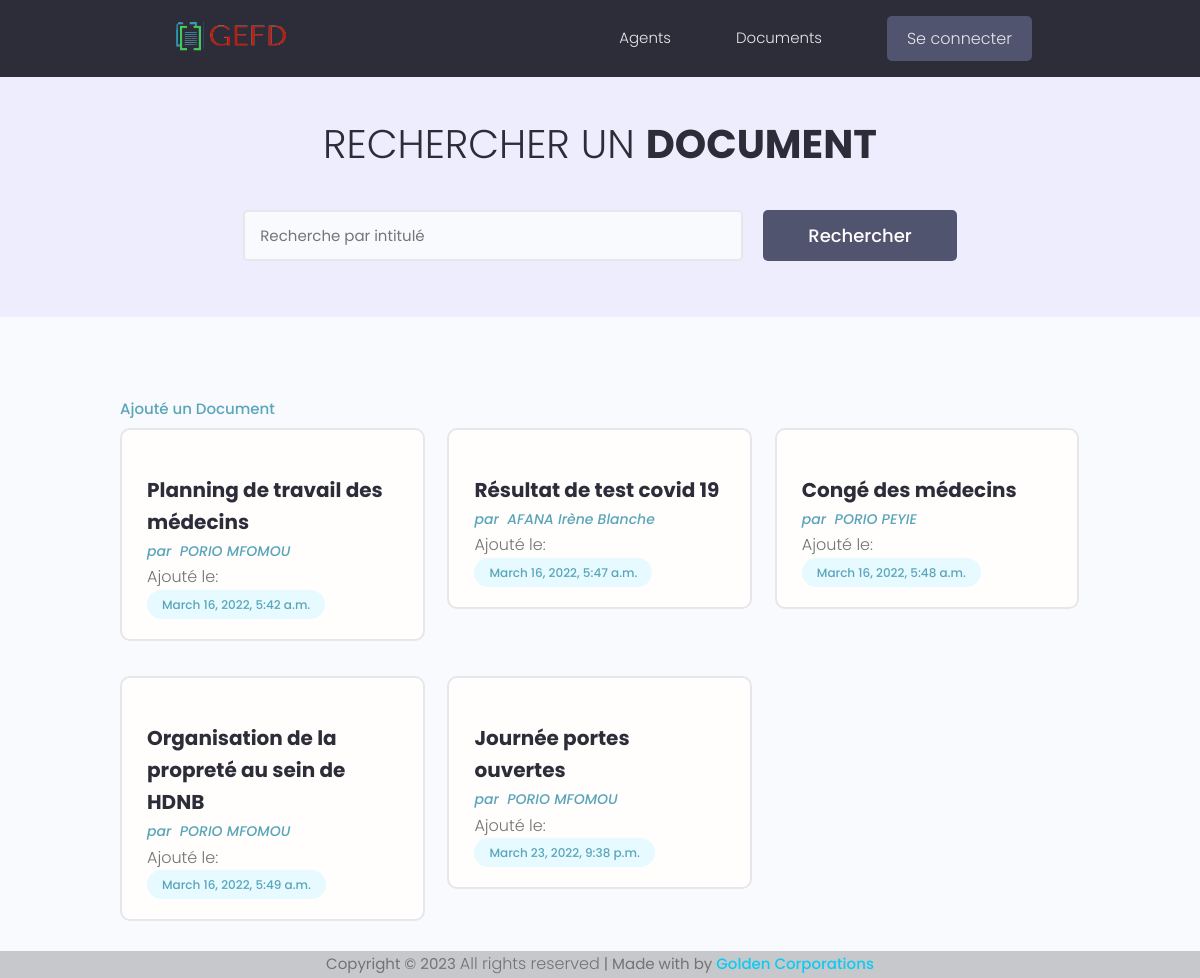
The app's page /docupload/documents/ with its own data.
### docupload/models.py (models this page shows, shortened)
class Document(models.Model):
    TYPE_CHOICES = (
        ('fichier','Fichier'),
        ('image','Image'),
        ('video','Video'),
    )
    libelleDoc = models.CharField(max_length=200)
    description = models.TextField(null=True, blank=True)
    typeDoc = models.CharField(choices=TYPE_CHOICES, default='fichier',max_length=10)
    docUpload = models.FileField(upload_to='')
    createdDate = models.DateTimeField(auto_now_add=True)
    updatedDate = models.DateTimeField(auto_now=True)
    categorie = models.ForeignKey(Categorie, on_delete=models.CASCADE)
    operator = models.ForeignKey(Profile, null=True, blank=True, on_delete=models.SET_NULL)
    id = models.UUIDField(default=uuid.uuid4, unique=True, primary_key=True, editable=False)

### users/models.py (models this page shows, shortened)
class Profile(models.Model):
    user = models.OneToOneField(User, on_delete=models.CASCADE, null=True, blank=True)
    service = models.ForeignKey(Service, on_delete=models.CASCADE, null=True, blank=True)
    name = models.CharField(max_length=200, null=True, blank=True)
    username = models.CharField(max_length=200, null=True, blank=True)
    email = models.EmailField(max_length=500, null=True, blank=True)
    profile_image = models.ImageField(null=True, blank=True, upload_to='profiles/', default="profiles/user-default.png")
    adresse = models.CharField(max_length=200, null=True, blank=True)
    telephone = models.IntegerField(null=True, blank=True)
    fonction = models.CharField(max_length=200, null=True, blank=True)
    social_facebook = models.CharField(max_length=200, null=True, blank=True)
    social_linkedin = models.CharField(max_length=200, null=True, blank=True)
    social_twitter = models.CharField(max_length=200, null=True, blank=True)
    social_youtube = models.CharField(max_length=200, null=True, blank=True)
    social_instagram = models.CharField(max_length=200, null=True, blank=True)
    createdDate = models.DateTimeField(auto_now_add=True)
    updatedDate = models.DateTimeField(auto_now=True)
    id = models.UUIDField(default=uuid.uuid4, unique=True, primary_key=True, editable=False)

### docupload/views.py (the view)
# urls.py: path('documents/', views.documents, name="documents"),
def documents (request):
    search_query = ''
    if request.GET.get('mot_cle'):
        search_query = request.GET.get('mot_cle')
    documents = Document.objects.filter(
        Q(libelleDoc__icontains=search_query) |
        Q(description__icontains=search_query) |
        Q(operator__name__icontains=search_query)
    )
    context = {'documents':documents, 'search_query': search_query}
    return render(request,"docupload/document.html", context)

### docupload/templates/docupload/document.html (shortened to what this page needs)
{% extends 'base.html' %}
{% block content %}
<main class="projects">
    <section class="hero-section text-center">
      <div class="container container--narrow">
        <div class="hero-section__box">
          <h2>Rechercher un <span>Document</span></h2>
        </div>
        <div class="hero-section__search">
          <form class="form" action="{% url 'documents' %}" method="get">
            <div class="form__field">
              <input class="input input--text" id="formInput#search" type="text" name="mot_cle"
               value="{{search_query}}" placeholder="Recherche par intitulé" />
            </div>
            <input class="btn btn--sub btn--lg" type="submit" value="Rechercher" />
          </form>
        </div>
      </div>
    </section>
    <section class="projectsList">
      <div class="container">
        <a href="{% url 'create-document' %}" class="header__menuItem">Ajouté un Document</a>
        <div class="grid grid--three">
            {% for document in documents %}
          <div class="column">
            <div class="card project">
              <a href="{% url 'document' document.id %}" class="project">
                <div class="card__body">
                  <h3 class="project__title">{{document.libelleDoc}}</h3>
                  <p class="project__author"> par &nbsp; <a class="project__author" href="{% url 'user-profile' document.operator.id %}">{{document.operator.name}}</a></p>
                  <p class="project_tags">Ajouté le:  <span class="tag tag--pill tag--main">{{document.createdDate}}</span>
                  </p>
                </div>
              </a>
            </div>
          </div>
          {% endfor %}
        </div>
      </div>
    </section>
  </main>
{% endblock %}

### static/css/app.css (style rules this page uses)
:root { --color-sub: #2d2d39; }
.btn--sub { background-color: var(--color-sub-light); }
.card { border: 2px solid var(--color-light); }
.hero-section { height: 40vh; display: flex; align-items: center; background-color: var(--color-sub); }
.hero-section__box { margin-bottom: 4rem; }
.hero-section__box > h2, .hero-section__box > h2 > span { font-size: 4rem; color: var(--color-light); line-height: 1.3; text-transform: uppercase; }
.hero-section__box > h2 { font-weight: 300; }
.hero-section__box > h2 > span { font-weight: 700; }
.hero-section__search > .form { display: flex; align-items: center; justify-content: center; gap: 2rem; }
.hero-section__search > .form input.input--text { width: 50rem; }
.project__author { font-size: 1.4rem; font-style: italic; }
.projects > .hero-section { background: var(--color-sub-lighter); height: 30vh; }
.projects .hero-section__box { margin-bottom: 2.5rem; }
.projects .hero-section__box > h2 { color: var(--color-sub); }
.projects .hero-section__box > h2 > span { font-weight: 700; color: var(--color-sub); }
.projectsList { margin-top: 8rem; }
.project__title { font-size: 2rem; font-weight: 700; color: var(--color-sub); }

### static/uikit/styles/modules/_variables.css (style rules this page uses)
:root { --color-main: #5aa5b9; --color-main-light: #e6faff; --color-sub: #3f4156; --color-sub-light: #51546e; --color-sub-lighter: #ededfd; --color-text: #737373; --color-gray: #8b8b8b; --color-light: #e5e7eb; --color-light-gray: #767676; --color-bg: #f8fafd; --color-white: #fffefd; --color-white-light: #f3f3f3; --color-success: #359e64; --color-success-bg: #def8e8; --color-error: #fc4b0b; --color-error-bg: #fff2ee; --font-base: 'Poppins', arial, helvetica, 'Segoe UI', roboto, ubuntu, sans-serif; --font-monospace: 'Fira Code', 'Courier New', courier, monospace; --font-regular: 300; --font-medium: 500; --font-bold: 700; --generic-shadow: 1px 1px 5px #00000010; --generic-transition: all 0.3s ease-in-out; }

### static/uikit/styles/modules/_base.css (style rules this page uses)
* { margin: 0; padding: 0; box-sizing: border-box; text-rendering: optimizeLegibility; color: inherit; font-size: inherit; }
html { font-size: 50%; }
@media only screen and (min-width: 480px) { html { font-size: 56.25%; } }
@media only screen and (min-width: 1200px) { html { font-size: 62.5%; } }
body { line-height: 1.6; font-weight: 400; font-size: 1.5rem; color: var(--color-text); background-color: var(--color-bg); min-height: 100vh; }

### static/uikit/styles/modules/_typography.css (style rules this page uses)
* { font-family: var(--font-base); }
h2 { font-size: 3.6rem; font-weight: var(--font-bold); }
h3 { font-size: 3.2rem; font-weight: var(--font-medium); }
p, span, strong { font-size: 1.6rem; color: var(--color-text); font-weight: var(--font-regular); }
a { padding-bottom: 2px; text-decoration: none; display: inline-block; color: var(--color-main); font-weight: var(--font-medium); }

### static/uikit/styles/modules/_utilities.css (style rules this page uses)
.container { width: 92%; max-width: 165rem; margin: 0 auto; box-sizing: border-box; }
.container--narrow { width: 92%; max-width: 120rem; }
@media screen and (min-width: 1000px) { .container { width: 90%; } }
@media screen and (min-width: 1000px) { .container--narrow { width: 85%; } }
@media screen and (min-width: 1200px) { .container { width: 80%; } }
@media screen and (min-width: 1200px) { .container--narrow { width: 72%; } }
.text-center { text-align: center; }

### static/uikit/styles/modules/_button.css (style rules this page uses)
.btn { display: inline-block; position: relative; cursor: pointer; background-color: var(--color-light); font-weight: var(--font-medium); color: var(--color-sub); text-decoration: none; padding: 1rem 2rem; border-radius: 0.5rem; border: none; width: -webkit-fit-content; width: -moz-fit-content; width: fit-content; height: -webkit-fit-content; height: -moz-fit-content; height: fit-content; font-size: 1.6rem; outline-width: 0; outline-color: transparent; -webkit-backface-visibility: hidden; backface-visibility: hidden; transition: all 0.3s ease-in-out; }
.btn--sub { background-color: var(--color-sub); color: var(--color-white); }
.btn--lg { font-size: 1.8rem; padding: 1.2rem 4.5rem; }

### static/uikit/styles/modules/_card.css (style rules this page uses)
.card { border-radius: 1rem; background-color: var(--color-white); border: 1.5px solid var(--color-light); width: auto; height: auto; margin-top: 0.5rem; margin-bottom: 0.5rem; overflow: hidden; }
.card__body, .card__header { padding: 2rem 2.5rem; }

### records on screen
Document: libelleDoc "Planning de travail des médecins", operator.name "PORIO MFOMOU", createdDate "March 16, 2022, 5:42 a.m."
Document: libelleDoc "Résultat de test covid 19", operator.name "AFANA Irène Blanche", createdDate "March 16, 2022, 5:47 a.m."
Document: libelleDoc "Congé des médecins", operator.name "PORIO PEYIE", createdDate "March 16, 2022, 5:48 a.m."
Document: libelleDoc "Organisation de la propreté au sein de HDNB", operator.name "PORIO MFOMOU", createdDate "March 16, 2022, 5:49 a.m."
Document: libelleDoc "Journée portes ouvertes", operator.name "PORIO MFOMOU", createdDate "March 23, 2022, 9:38 p.m."
